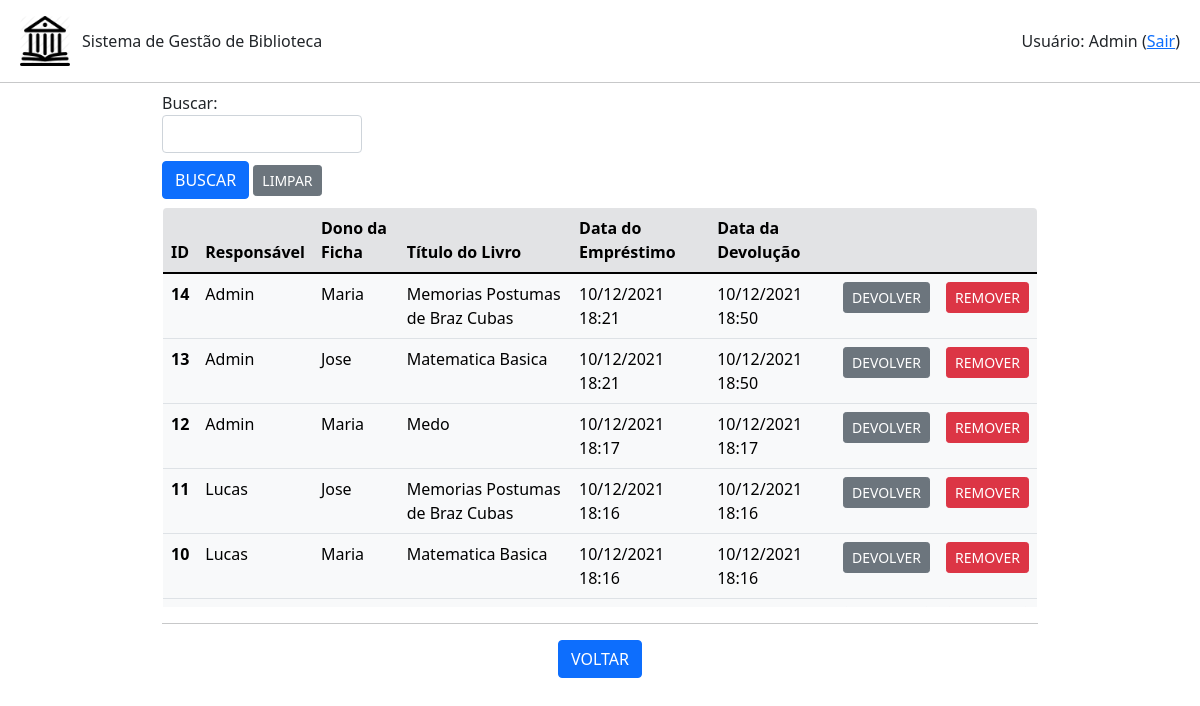
Page /emprestimo/listar (signed in) on the earlier database version.
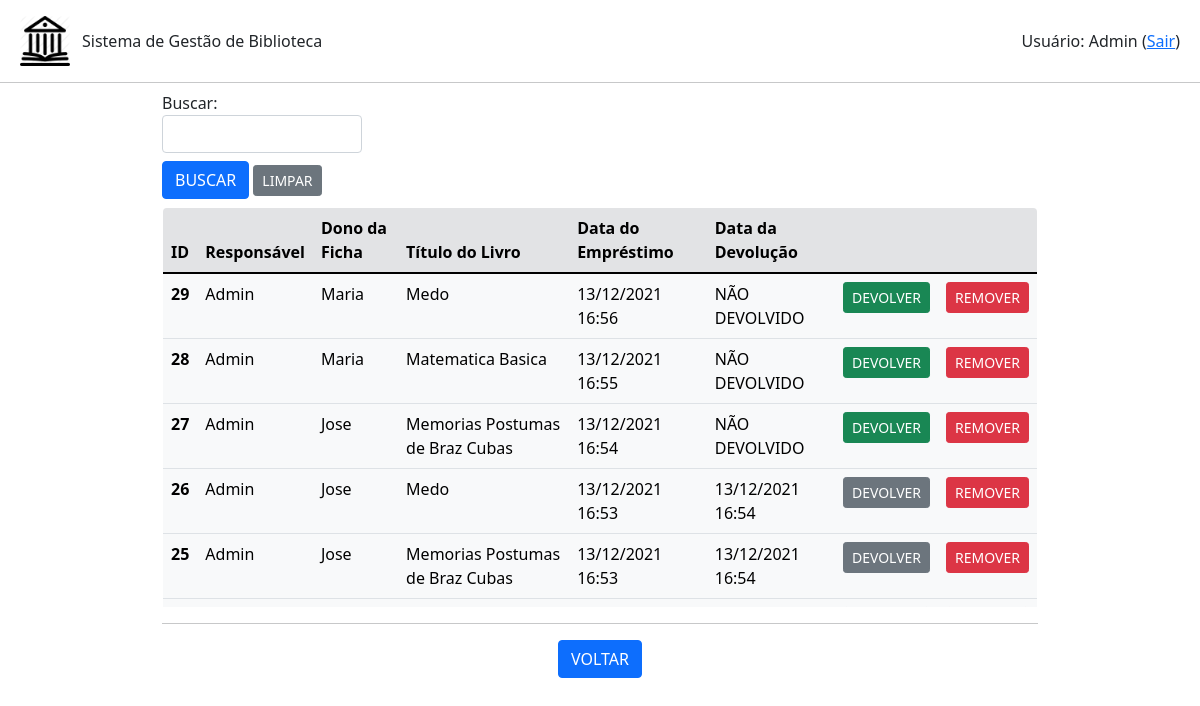
Same page on the later database version.
### emprestimo.py (models this page shows)
class Emprestimo(db.Model):
    id = db.Column(db.Integer, primary_key=True)
    id_usuario = db.Column(db.Integer,db.ForeignKey('usuario.id'))
    id_livro = db.Column(db.Integer,db.ForeignKey('livro.id'))
    id_ficha = db.Column(db.Integer,db.ForeignKey('ficha.id'))
    data_emprestimo = db.Column(db.DateTime, unique=False, nullable=False)
    data_devolucao = db.Column(db.DateTime, unique=False, nullable=True)

### usuario.py (models this page shows)
class Usuario(db.Model):
    id = db.Column(db.Integer, primary_key=True)
    nome = db.Column(db.String(200), unique=False, nullable=False)
    username = db.Column(db.String(80), unique=True, nullable=False)
    email = db.Column(db.String(120), unique=True, nullable=False)
    telefone = db.Column(db.String(20),unique=False, nullable=False)
    senha = db.Column(db.String(80), unique=False, nullable=False)
    admin = db.Column(db.Boolean(), default=False)
    emprestimo = db.relationship('Emprestimo', backref='usuario', lazy=True)

### ficha.py (models this page shows)
class Ficha(db.Model):
    id = db.Column(db.Integer, primary_key=True)
    nome = db.Column(db.String(200), unique=False, nullable=False)
    cpf = db.Column(db.String(20), unique=True, nullable=False)
    email = db.Column(db.String(120), unique=True, nullable=False)
    ativo = db.Column(db.Boolean(), default=False)
    qtdLivros = db.Column(db.Integer, unique=False, nullable=False)
    totalLivros = db.Column(db.Integer, unique=False, nullable=False)
    emprestimo = db.relationship('Emprestimo', backref='ficha', lazy=True)

### livro.py (models this page shows)
class Livro(db.Model):
    id = db.Column(db.Integer, primary_key=True)
    titulo = db.Column(db.String(200), unique=False, nullable=False)
    autor = db.Column(db.String(80), unique=False, nullable=False)
    genero = db.Column(db.String(120), unique=False, nullable=False)
    disponivel = db.Column(db.Boolean, default=True)
    emprestimo = db.relationship('Emprestimo', backref='livro', lazy=True)

### app.py (the view, shortened to what this page needs)
@app.route('/emprestimo/listar', methods=['POST','GET'])
def listar_emprestimos():
    if session.get('autenticado',False)==False:
        flash(u'Login necessário!', category='warning')
        return(redirect(url_for('login')))
    form = BuscaForm()
    emprestimos = Emprestimo.query.order_by(Emprestimo.data_emprestimo.desc()).all()
    return(render_template('emprestimos.html', emprestimos=emprestimos, form=form, action=url_for('listar_emprestimos')))

### formBusca.py
class BuscaForm(FlaskForm):
    campo = StringField('Buscar: ', validators=[DataRequired()])
    enviar = SubmitField('BUSCAR')

### templates/emprestimos.html (shortened to what this page needs)
{% extends "base.html" %}
{% block conteudo %}
<div class="container-fluid mx-auto" style="width: 75%;">
    {% from 'bootstrap/form.html' import render_field %}
    <form method="post">
        <div class="mt-2" style="width: 200px;">
            {{ render_field(form.campo) }}
        </div>
        <div class="mt-2 mb-2">
            {{ render_field(form.enviar, button_style="primary", button_size="sm") }}
            <a class="btn btn-secondary btn-sm" href="{{url_for('listar_usuarios')}}" role="button">LIMPAR</a>
        </div>
    </form>
    <div style="max-height: 400px; overflow-y: auto;">
        <table class=" table table-light border rounded-3" style="overflow: hidden;">
            <thead>
            <tr class="table-secondary">
                <th scope="col">ID</th>
                <th scope="col">Responsável</th>
                <th scope="col">Dono da Ficha</th>
                <th scope="col">Título do Livro</th>
                <th scope="col">Data do Empréstimo</th>
                <th scope="col">Data da Devolução</th>
                <th scope="col"></th>
                <th scope="col"></th>
            </tr>
            </thead>
            <tbod>
                {% for emprestimo in emprestimos %}
                    <tr>
                        <th scope="row">{{emprestimo.id}}</th>
                        {% if emprestimo.usuario.nome is not none %}
                            <td>{{emprestimo.usuario.nome}}</td>
                        {% else %}
                            <td>Sem dados</td>
                        {% endif %}
                        {% if emprestimo.ficha is not none %}
                            <td>{{emprestimo.ficha.nome}}</td>
                        {% else %}
                            <td>Sem dados</td>
                        {% endif %}
                        {% if emprestimo.livro.titulo is not none %}
                            <td>{{emprestimo.livro.titulo}}</td>
                        {% else %}
                            <td>Sem dados</td>
                        {% endif %}
                        <td>{{emprestimo.data_emprestimo.strftime('%d/%m/%Y %H:%M')}}</td>
                        {% if emprestimo.data_devolucao is not none %}
                            <td>{{emprestimo.data_devolucao.strftime('%d/%m/%Y %H:%M')}}</td>
                            <td class="text-center">
                                <a class="btn btn-secondary btn-sm" href="{{url_for('devolver_emprestimo',id_emprestimo=emprestimo.id)}}" role="button">DEVOLVER</a>
                            </td>
                        {% else %}
                            <td>NÃO DEVOLVIDO</td>
                            <td class="text-center">
                                <a class="btn btn-success btn-sm" href="{{url_for('devolver_emprestimo',id_emprestimo=emprestimo.id)}}" role="button">DEVOLVER</a>
                            </td>
                        {% endif %}
                        <td class="text-center"><a class="btn btn-danger btn-sm" href="{{url_for('remover_emprestimo',id_emprestimo=emprestimo.id)}}" role="button">REMOVER</a></td>
                    </tr>
                {% endfor %}
        </table>
    </div>
    <hr>
    <div class="row text-center">
        <div class="col mr-1">
            <a class="btn btn-primary" href="{{url_for('root')}}" role="button">VOLTAR</a>
        </div>
    </div>
</div>
{% endblock %}

Differences in the rows shown:
no longer on this page (row unchanged): Emprestimo: id "14", usuario.nome "Admin", ficha.nome "Maria", livro.titulo "Memorias Postumas de Braz Cubas", data_emprestimo "10/12/2021 18:21", data_devolucao "10/12/2021 18:50"
no longer on this page (row unchanged): Emprestimo: id "13", usuario.nome "Admin", ficha.nome "Jose", livro.titulo "Matematica Basica", data_emprestimo "10/12/2021 18:21", data_devolucao "10/12/2021 18:50"
no longer on this page (row unchanged): Emprestimo: id "12", usuario.nome "Admin", ficha.nome "Maria", livro.titulo "Medo", data_emprestimo "10/12/2021 18:17", data_devolucao "10/12/2021 18:17"
no longer on this page (row unchanged): Emprestimo: id "11", usuario.nome "Lucas", ficha.nome "Jose", livro.titulo "Memorias Postumas de Braz Cubas", data_emprestimo "10/12/2021 18:16", data_devolucao "10/12/2021 18:16"
no longer on this page (row unchanged): Emprestimo: id "10", usuario.nome "Lucas", ficha.nome "Maria", livro.titulo "Matematica Basica", data_emprestimo "10/12/2021 18:16", data_devolucao "10/12/2021 18:16"
added Emprestimo: id "29", usuario.nome "Admin", ficha.nome "Maria", livro.titulo "Medo", data_emprestimo "13/12/2021 16:56"
added Emprestimo: id "28", usuario.nome "Admin", ficha.nome "Maria", livro.titulo "Matematica Basica", data_emprestimo "13/12/2021 16:55"
added Emprestimo: id "27", usuario.nome "Admin", ficha.nome "Jose", livro.titulo "Memorias Postumas de Braz Cubas", data_emprestimo "13/12/2021 16:54"
added Emprestimo: id "26", usuario.nome "Admin", ficha.nome "Jose", livro.titulo "Medo", data_emprestimo "13/12/2021 16:53", data_devolucao "13/12/2021 16:54"
added Emprestimo: id "25", usuario.nome "Admin", ficha.nome "Jose", livro.titulo "Memorias Postumas de Braz Cubas", data_emprestimo "13/12/2021 16:53", data_devolucao "13/12/2021 16:54"
